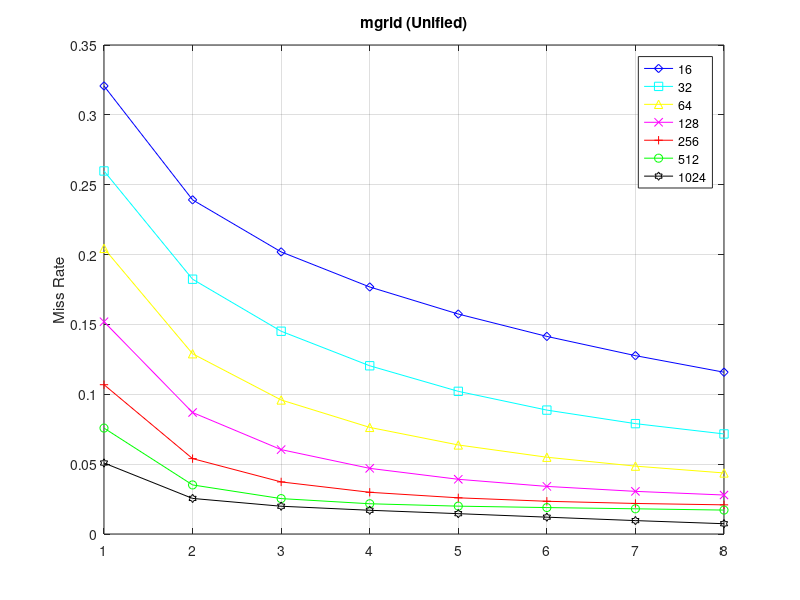
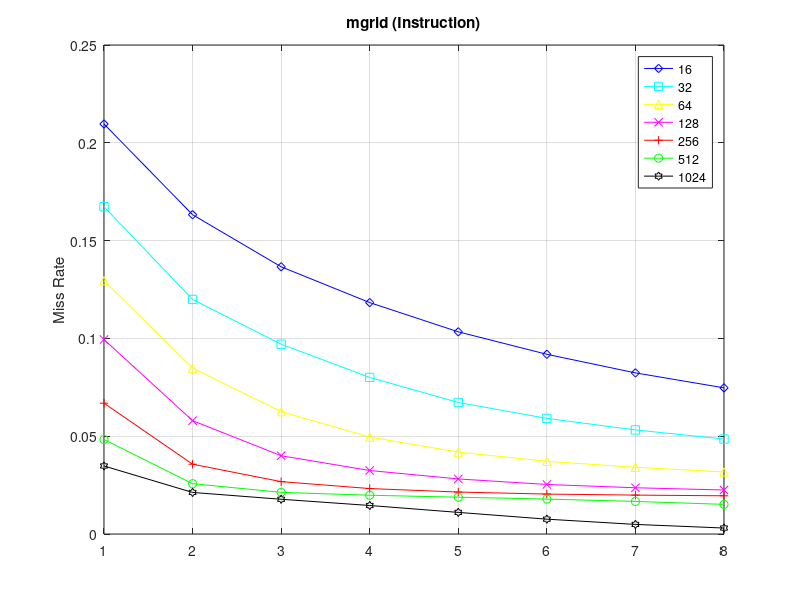
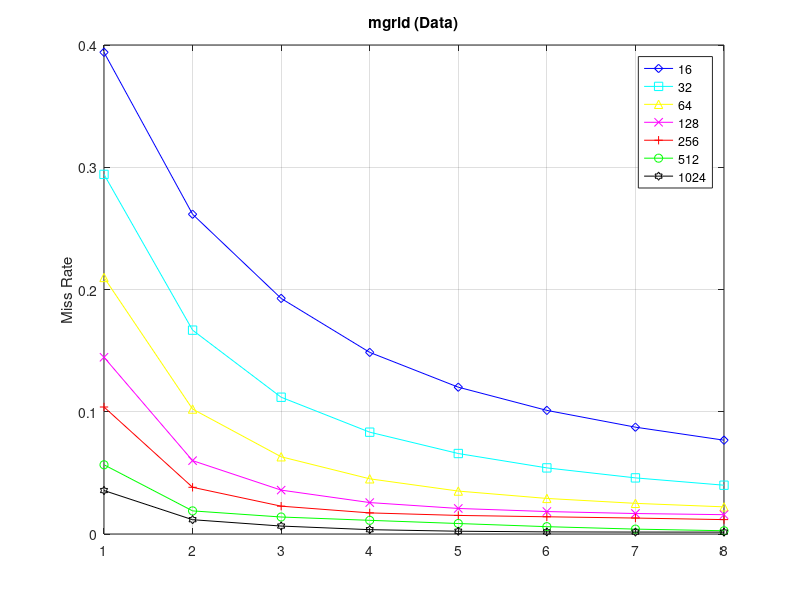

Source code (MATLAB) for these figures, in order:
set_assoc = [1, 2, 3, 4, 5, 6, 7, 8];
miss_rate_u = [0.320684	0.239166	0.201908	0.176811	0.157432	0.141428	0.127665	0.115794;
    0.259839	0.182371	0.145127	0.120408	0.102115	0.088689	0.078991	0.071625;
    0.204439	0.129016	0.095934	0.076310	0.063737	0.054949	0.048581	0.043691;
    0.151926	0.086955	0.060401	0.046987	0.039157	0.034072	0.030518	0.027903;
    0.106861	0.053951	0.037281	0.029855	0.025900	0.023423	0.021862	0.020868;
    0.075807	0.035129	0.025344	0.021648	0.019932	0.018921	0.018043	0.017119;
    0.050818	0.025458	0.019878	0.016991	0.014562	0.012055	0.009598	0.007365
    ]; 
% miss rates obtained for unified caches 
miss_rate_i=[0.209606	0.163241	0.136610	0.118307	0.103362	0.091876	0.082370	0.074724;	
		0.167318	0.119917	0.097028	0.080060	0.067253	0.059103	0.053212	0.048545;	
		0.129500	0.084799	0.062560	0.049543	0.041870	0.037152	0.034121	0.031731;	
		0.099427	0.057942	0.040019	0.032461	0.028147	0.025324	0.023643	0.022503;	
		0.066877	0.035682	0.026770	0.023239	0.021447	0.020417	0.019891	0.019533;	
		0.048307	0.025720	0.021298	0.019820	0.018814	0.017859	0.016652	0.015153;	
		0.034779	0.021248	0.017765	0.014579	0.011051	0.007588	0.004901	0.003052 ]; 
% miss rates obtained for instruction caches 
miss_rate_d=[0.394016	0.261562	0.192719	0.148563	0.120098	0.101120	0.087387	0.076741;	
            0.294155	0.166761	0.111882	0.083294	0.065837	0.054079	0.045904	0.039912;	
            0.209836	0.102201	0.063175	0.045145	0.035122	0.029091	0.025072	0.022211;	
            0.144568	0.060017	0.035901	0.025714	0.020895	0.018371	0.016750	0.015807;	
            0.103885	0.038204	0.022770	0.017267	0.015196	0.014093	0.013051	0.011770;	
            0.056634	0.018913	0.013905	0.011183	0.008579	0.005999	0.003998	0.002670;	
            0.035558	0.011702	0.006501	0.003552	0.002272	0.001729	0.001588    0.001529 ];
% miss rates obtained for data caches 
%nbr_sets = [16, 32, 64, 128, 256, 512, 1024]; 
figure(1); 
plot(set_assoc, miss_rate_u(1,:),'bd-',set_assoc, miss_rate_u(2,:), 'cs-', set_assoc, miss_rate_u(3,:), 'y^-',set_assoc, miss_rate_u(4,:), 'mx-',set_assoc, miss_rate_u(5,:),'r+-',set_assoc, miss_rate_u(6,:), 'go-', set_assoc, miss_rate_u(7,:), 'kh-'); 
legend('16', '32', '64', '128', '256', '512', '1024'); 
grid on; title('mgrid (Unified)'); 
% to be changed depending on the used benchmark xlabel('Set Associativity (blocks/set)'); 
ylabel('Miss Rate'); 
figure(2); 
plot(set_assoc, miss_rate_i(1,:),'bd-',set_assoc, miss_rate_i(2,:), 'cs-', set_assoc, miss_rate_i(3,:), 'y^-',set_assoc, miss_rate_i(4,:), 'mx-',set_assoc, miss_rate_i(5,:),'r+-',set_assoc, miss_rate_i(6,:), 'go-', set_assoc, miss_rate_i(7,:), 'kh-');
legend('16', '32', '64', '128', '256', '512', '1024');
grid on; title('mgrid (Instruction)'); 
% to be changed depending on the used benchmark xlabel('Set Associativity (blocks/set)'); 
ylabel('Miss Rate');
figure(3); 
plot(set_assoc, miss_rate_d(1,:),'bd-',set_assoc, miss_rate_d(2,:), 'cs-', set_assoc, miss_rate_d(3,:), 'y^-',set_assoc, miss_rate_d(4,:), 'mx-',set_assoc, miss_rate_d(5,:),'r+-',set_assoc, miss_rate_d(6,:), 'go-', set_assoc, miss_rate_d(7,:), 'kh-'); legend('16', '32', '64', '128', '256', '512', '1024'); 
grid on; title('mgrid (Data)'); 
% to be changed depending on the used benchmark xlabel('Set Associativity (blocks/set)');
ylabel('Miss Rate'); 